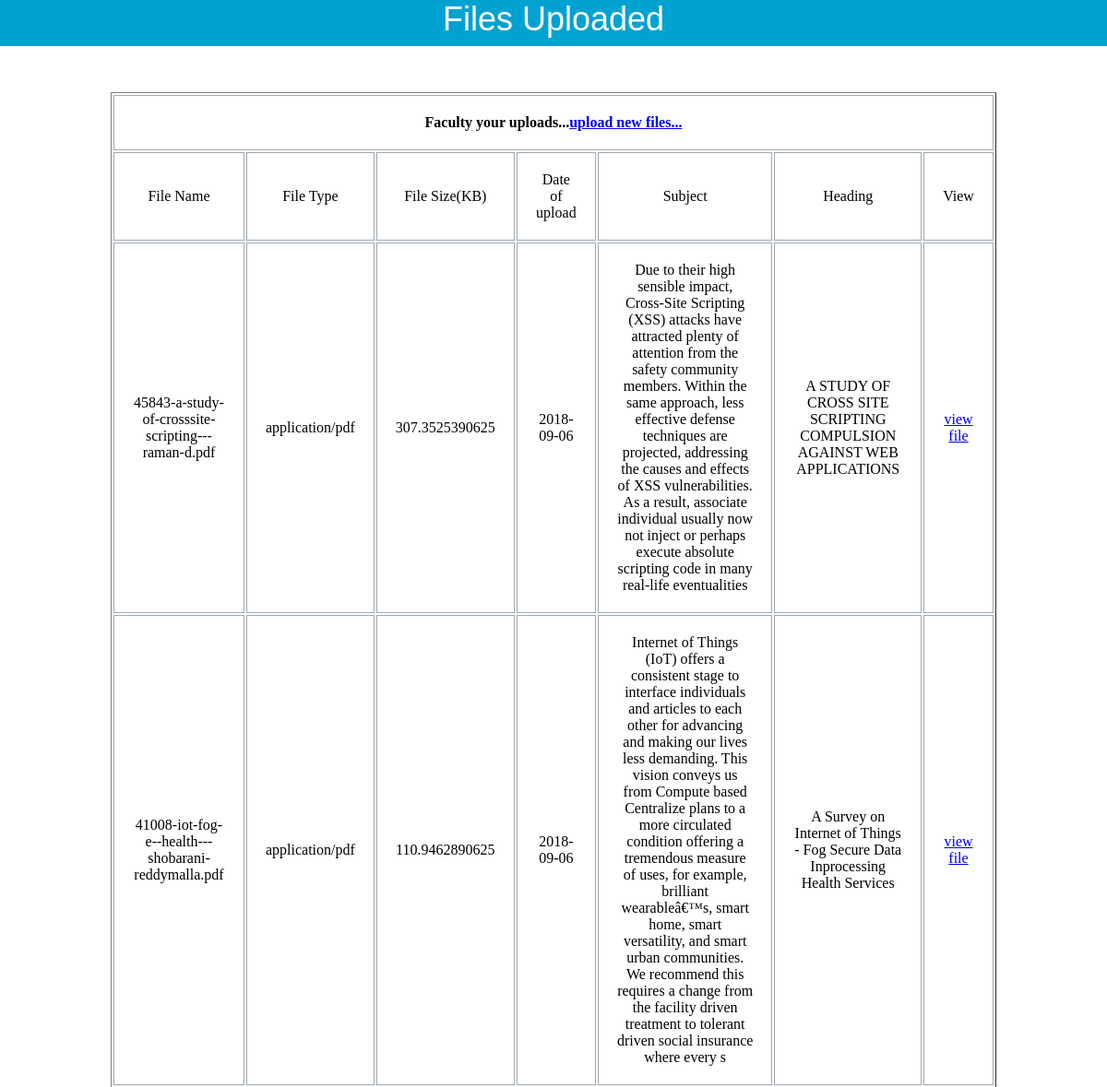
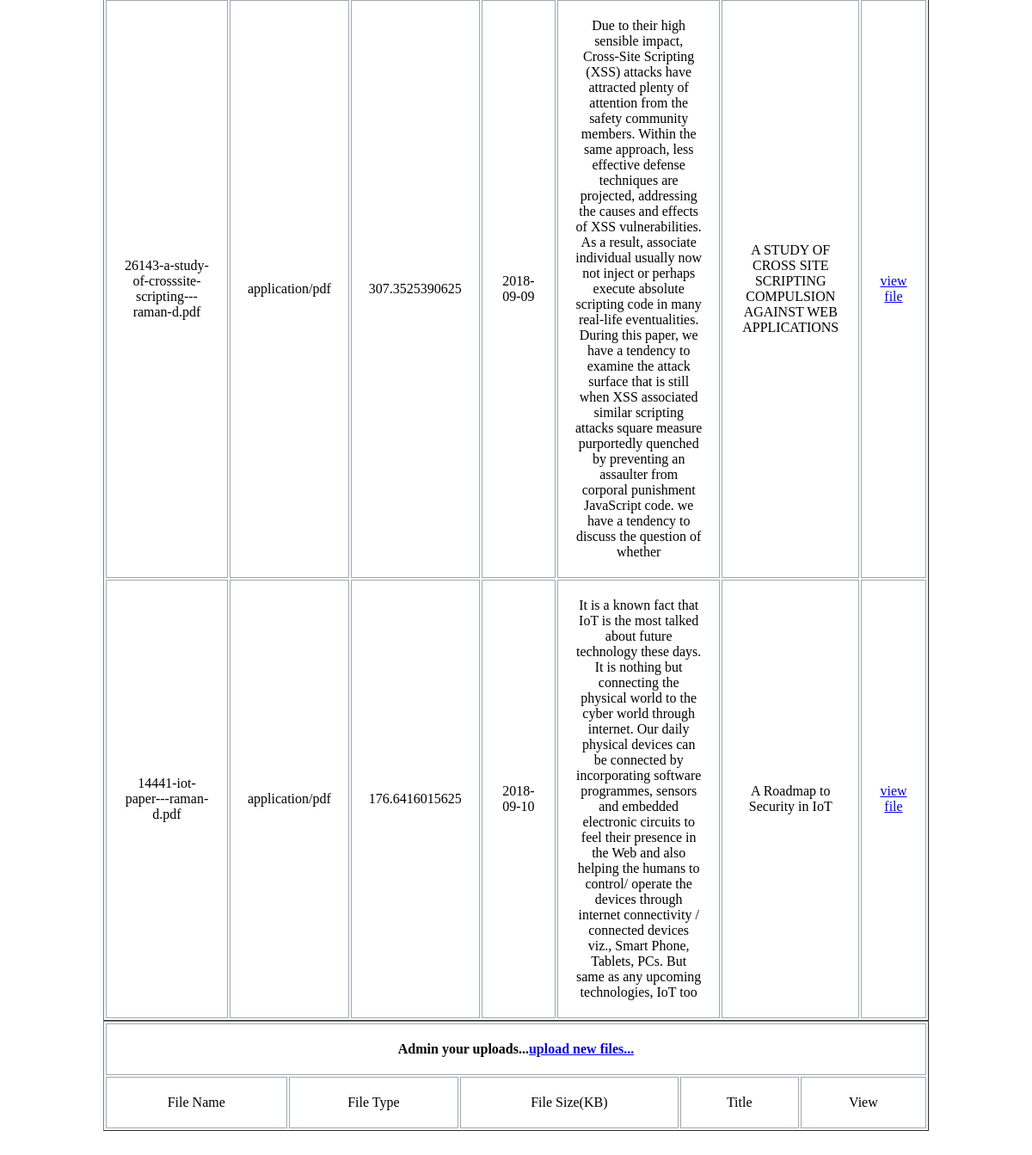
The page /view.php on the database its author committed (2 pictures, top to bottom).
### tables this page shows
CREATE TABLE `tbl_uploads1` (
  `file` varchar(100) NOT NULL,
  `type` varchar(50) NOT NULL,
  `size` varchar(100) NOT NULL,
  `daate` varchar(50) NOT NULL,
  `subject` varchar(10000) DEFAULT NULL,
  `head` varchar(5000) DEFAULT NULL,
  `mail` varchar(50) NOT NULL,
  `faculty_id` varchar(20) DEFAULT NULL
);

### view.php (the view, shortened to what this page needs)
<?php
include_once 'dbconfig.php';
?>
<!DOCTYPE html>
<html xmlns="http://www.w3.org/1999/xhtml">
<head>
<link rel="stylesheet" href="css/style11.css" type="text/css" />
</head>
<body>
<div id="header">
<label>Files Uploaded</label>
</div>
<div id="body">
	<table width="80%" border="1">
    <tr>
    <th colspan="7">Faculty your uploads...<label><a href="index.php">upload new files...</a></label></th>
    </tr>
    <tr>
    <td>File Name</td>
    <td>File Type</td>
    <td>File Size(KB)</td>
    <td>Date of upload</td>
    <td>Subject</td>
    <td>Heading</td>
    <td>View</td>
    </tr>
    <?php
	$sql="SELECT * FROM tbl_uploads1";
	$result_set=mysqli_query($connection,$sql);
	while($row=mysqli_fetch_array($result_set))
	{
		?>
        <tr>
        <td><?php echo $row['file'] ?></td>
        <td><?php echo $row['type'] ?></td>
        <td><?php echo $row['size'] ?></td>
        <td><?php echo $row['daate'] ?></td>
        <td><?php echo $row['subject'] ?></td>
        <td><?php echo $row['head'] ?></td>
        <td><a href="uploads/<?php echo $row['file'] ?>" target="_blank">view file</a></td>
        </tr>
        <?php
    }
        ?>
    </table>
    <table width="80%" border="1">
    <tr>
    <th colspan="5">Admin your uploads...<label><a href="admin.php">upload new files...</a></label></th>
    </tr>
    <tr>
    <td>File Name</td>
    <td>File Type</td>
    <td>File Size(KB)</td>
    <td>Title</td>
    <td>View</td>
    </tr>
    </table>
</div>
</body>
</html>

### css/style11.css (style rules this page uses)
* { padding:0; margin:0; }
body { background:#fff; font-family:Georgia, "Times New Roman", Times, serif; text-align:center; }
#header { background:#00a2d1; width:100%; height:50px; color:#fff; font-size:36px; font-family:Verdana, Geneva, sans-serif; }
#body { margin-top:100px; }
#body table { margin:0 auto; position:relative; bottom:50px; }
table td,th { padding:20px; border: solid #9fa8b0 1px; border-collapse:collapse; }

### rows shown on the page
tbl_uploads1: file "45843-a-study-of-crosssite-scripting---raman-d.pdf", type "application/pdf", size "307.3525390625", daate "2018-09-06", subject "Due to their high sensible impact, Cross-Site Scripting (XSS) attacks have attracted plenty of attention from the safety community members. Within the same approach, less effective defense techniques are projected, addressing the causes and effects of XSS vulnerabilities. As a result, associate individual usually now not inject or perhaps execute absolute scripting code in many real-life eventualities", head "A STUDY OF CROSS SITE SCRIPTING COMPULSION AGAINST WEB APPLICATIONS"
tbl_uploads1: file "41008-iot-fog-e--health---shobarani-reddymalla.pdf", type "application/pdf", size "110.9462890625", daate "2018-09-06", subject "Internet of Things (IoT) offers a consistent stage to interface individuals and articles to each other for advancing and making our lives less demanding. This vision conveys us from Compute based Centralize plans to a more circulated condition offering a tremendous measure of uses, for example, brilliant wearableâ€™s, smart home, smart versatility, and smart urban communities. We recommend this requires a change from the facility driven treatment to tolerant driven social insurance where every s", head "A Survey on Internet of Things - Fog Secure Data Inprocessing Health Services"
tbl_uploads1: file "26143-a-study-of-crosssite-scripting---raman-d.pdf", type "application/pdf", size "307.3525390625", daate "2018-09-09", subject "Due to their high sensible impact, Cross-Site Scripting (XSS) attacks have attracted plenty of attention from the safety community members. Within the same approach, less effective defense techniques are projected, addressing the causes and effects of XSS vulnerabilities. As a result, associate individual usually now not inject or perhaps execute absolute scripting code in many real-life eventualities. During this paper, we have a tendency to examine the attack surface that is still when XSS associated similar scripting attacks square measure purportedly quenched by preventing an assaulter from corporal punishment JavaScript code. we have a tendency to discuss the question of whether", head "A STUDY OF CROSS SITE SCRIPTING COMPULSION AGAINST WEB APPLICATIONS"
tbl_uploads1: file "14441-iot-paper---raman-d.pdf", type "application/pdf", size "176.6416015625", daate "2018-09-10", subject "It is a known fact that IoT is the most talked about future technology these days. It is nothing but connecting the physical world to the cyber world through internet. Our daily physical devices can be connected by incorporating software programmes, sensors and embedded electronic circuits to feel their presence in the Web and also helping the humans to control/ operate the devices through internet connectivity / connected devices viz., Smart Phone, Tablets, PCs. But same as any upcoming technologies, IoT too", head "A Roadmap to Security in IoT"
